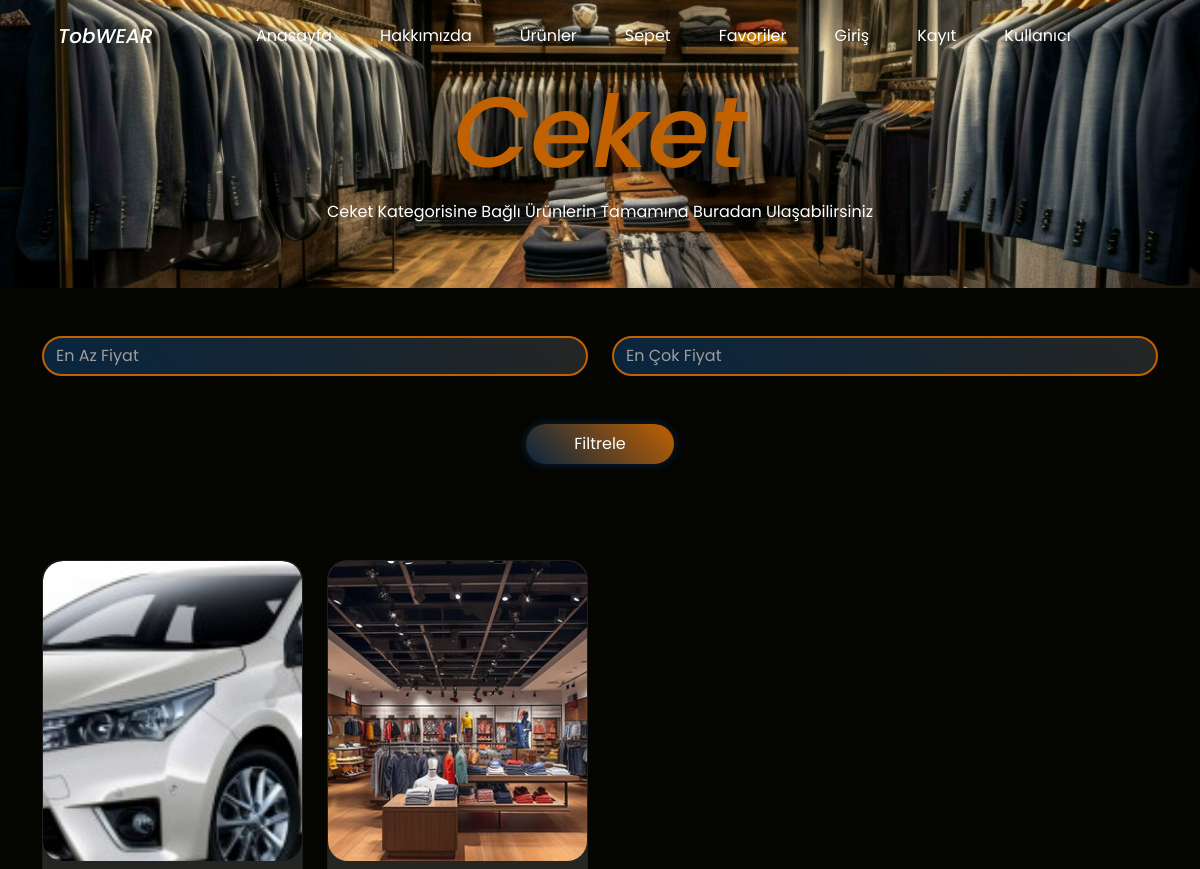
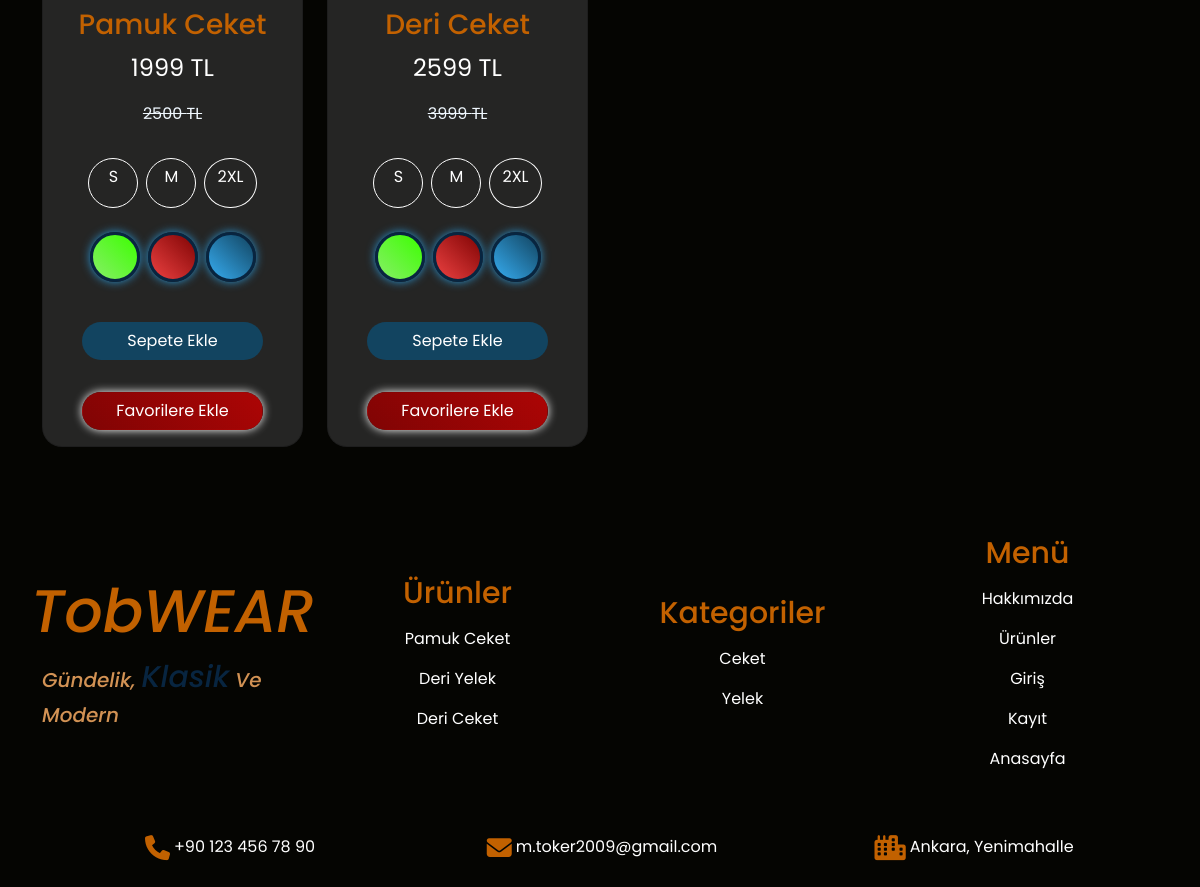
Screenshot of /category/Ceket with the database file from the repository (2 pictures, top to bottom).
### shop/models.py (models this page shows, shortened)
class ProductCategory(models.Model):
    name = models.CharField(max_length=100,null=False,blank=False,verbose_name="Kategori İsmi")

class Product(models.Model):
    name = models.CharField(max_length=100,null=False,blank=False,verbose_name="Ürün İsmi")
    price = models.IntegerField(null=False,blank=False,verbose_name="Fiyat")
    discounted = models.IntegerField(null=False,blank=False,verbose_name="İndirimli Fiyat")
    features = models.ManyToManyField(ProductFeatures,null=True,blank=True,verbose_name="Ürün Özellikleri")
    colors = models.ManyToManyField(ProductColor,null=True,blank=True,verbose_name="Ürün Renkleri")
    sizes = models.ManyToManyField(ProductSize,null=False,blank=False,verbose_name="Ürün Bedenleri")
    images = models.ManyToManyField(ProductImage,null=False,blank=False,verbose_name="Resimler")
    description = models.TextField(null=True,blank=True)
    category = models.ForeignKey(ProductCategory,null=False,blank=False,verbose_name="Kategori",on_delete=models.CASCADE)
    slug = models.SlugField(null=False,blank=True,unique=True,db_index=True,verbose_name="URL")

class ProductImage(models.Model):
    images = models.ImageField(upload_to='images/')

class ProductSize(models.Model):
    SIZE_CHOICES = [
        ('size1', 'S'),
        ('size2', 'M'),
        ('size3', 'XL'),
        ('size4', '2XL')
    ]
    size = models.CharField(max_length=100,choices=SIZE_CHOICES)
    def __str__(self):
        return self.get_size_display()

class ProductColor(models.Model):
    COLOR_CHOICES = [
        ('color1', 'Yeşil'),
        ('color2', 'Kırmızı'),
        ('color3', 'Mavi'),
        ('color4', 'Siyah'),
        ('color5', 'Pembe')
    ]
    color = models.CharField(max_length=100,choices=COLOR_CHOICES)
    code = models.CharField(max_length=7,null=False,blank=False)
    code2 = models.CharField(max_length=7,null=False,blank=False)

### shop/views.py (the view, shortened to what this page needs)
# urls.py: path('category/<str:name>',views.categorydetail,name="categorydetail")
def categorydetail(request, name):
    category = ProductCategory.objects.get(name=name)
    products = Product.objects.filter(category=category)
    footerproducts = Product.objects.filter()[:5]
    footercategorys = ProductCategory.objects.filter()[:5]
    context = {
        "category": category,
        "products": products,
        "footerproducts": footerproducts,
        "footercategorys": footercategorys
    }
    return render(request,"categorydetail.html",context)

### templates/categorydetail.html (shortened to what this page needs)
<!DOCTYPE html>
<html lang="en">
{% load static %}
<head>
    <link rel="stylesheet" href="{% static 'css/bootstrap.min.css' %}">
    <link rel="stylesheet" href="{% static 'css/style.css' %}">
    <link rel="stylesheet" href="https://cdnjs.cloudflare.com/ajax/libs/font-awesome/6.4.0/css/all.min.css">
</head>
<body>
    <div class="container-fluid pb-5" id="products-header-container">
        <nav class="navbar navbar-expand-lg py-3">
            <div class="container justify-content-center">
                <a class="navbar-brand text-white mx-3 navbar-title" href="/">TobWEAR</a>
                <div class="collapse navbar-collapse justify-content-center" id="navbarNav">
                    <ul class="navbar-nav">
                        <li class="nav-item mx-3">
                            <a class="nav-link text-white navbar-text" href="/">Anasayfa</a>
                        </li>
                        <li class="nav-item mx-3">
                            <a class="nav-link text-white navbar-text" href="{% url 'about' %}">Hakkımızda</a>
                        </li>
                        <li class="nav-item mx-3">
                            <a class="nav-link text-white navbar-text" href="{% url 'products' %}">Ürünler</a>
                        </li>
                        <li class="nav-item mx-3">
                            <a class="nav-link text-white navbar-text" href="{% url 'shoppingcard' %}">Sepet</a>
                        </li>
                        <li class="nav-item mx-3">
                            <a class="nav-link text-white navbar-text" href="{% url 'favorites' %}">Favoriler</a>
                        </li>
                        <li class="nav-item mx-3">
                            <a class="nav-link text-white navbar-text" href="{% url 'login' %}">Giriş</a>
                        </li>
                        <li class="nav-item mx-3">
                            <a class="nav-link text-white navbar-text" href="{% url 'register' %}">Kayıt</a>
                        </li>
                        <li class="nav-item mx-3">
                            <a class="nav-link text-white navbar-text" href="{% url 'updateuser' %}">Kullanıcı</a>
                        </li>
                    </ul>
                </div>
            </div>
        </nav>
        <div class="row">
            <h1 class="text-center products-title">{{ category.name }}</h1>
            <p class="text-center text-white products-paragraph">{{ category.name }} Kategorisine Bağlı Ürünlerin Tamamına Buradan Ulaşabilirsiniz</p>
        </div>
    </div>
    <div class="container my-4">
        <div class="row text-center my-5">
            <form>
                <div class="form-group row justify-content-center">
                    <div class="col-10 col-md-6 d-md-flex justify-content-center mb-2 mb-md-0 me-auto">
                        <input type="number" name="minprice" class="form-control minprice" id="categoryinputPrice1" placeholder="En Az Fiyat">
                    </div>
                    <div class="col-10 col-md-6 d-md-flex justify-content-center me-auto">
                        <input type="number" name="maxprice" class="form-control maxprice" id="categoryinputPrice2" placeholder="En Çok Fiyat">
                    </div>
                </div>
                <div class="price-button d-flex justify-content-center my-5">
                    <button type="button" class="btn categorypricebutton px-5 py-2" name="filterpricebutton">Filtrele</button>
                </div>
            </form>
        </div>
        <div id="products-container">
            {% include "partials/category_list.html" %}
        </div>
    </div>
    <footer>
        <div class="container py-5" id="footer-container">
            <div class="row">
                <div class="col-md-3 d-flex flex-column justify-content-center align-items-center">
                    <h1 class="text-center footer-brand-title">TobWEAR</h1>
                    <p id="footer-brand-paragraph">Gündelik, <span id="footer-brand-span">Klasik</span> Ve Modern</p>
                </div>
                <div class="col-md-3 d-flex flex-column justify-content-center align-items-center">
                    <h2 class="text-center pb-2" id="footer-products-title">Ürünler</h2>
                    {% for product in footerproducts %}
                    <a href="{% url 'productdetail' product.slug %}" class="footer-products-a"><p class="footer-products text-white">{{ product.name }}</p></a>
                    {% endfor %}
                </div>
                <div class="col-md-3 d-flex flex-column justify-content-center align-items-center">
                    <h2 class="text-center pb-2" id="footer-products-title">Kategoriler</h2>
                    {% for category in footercategorys %}
                    <a href="{% url 'categorydetail' category.name %}" class="footer-products-a"><p class="footer-products text-white">{{ category.name }}</p></a>
                    {% endfor %}
                </div>
                <div class="col-md-3 d-flex flex-column justify-content-center align-items-center">
                    <h2 class="text-center pb-2" id="footer-products-title">Menü</h2>
                    <a href="{% url 'about' %}" class="footer-products-a"><p class="footer-products text-white">Hakkımızda</p></a>
                    <a href="{% url 'products' %}" class="footer-products-a"><p class="footer-products text-white">Ürünler</p></a>
                    <a href="{% url 'login' %}" class="footer-products-a"><p class="footer-products text-white">Giriş</p></a>
                    <a href="{% url 'register' %}" class="footer-products-a"><p class="footer-products text-white">Kayıt</p></a>
                    <a href="{% url 'index' %}" class="footer-products-a"><p class="footer-products text-white">Anasayfa</p></a>
                </div>
            </div>
            <div class="row mt-5">
                <div class="footer-contact d-flex flex-column flex-md-row justify-content-center align-items-center">
                    <div class="col-md-4 pb-3">
                        <span class="text-white d-flex justify-content-center"><i
                                class="fa-solid fa-phone contact-icon px-1"></i> +90 123 456 78 90 </span>
                    </div>
                    <div class="col-md-4 pb-3">
                        <span class="text-white d-flex justify-content-center"><i
                                class="fa-solid fa-envelope contact-icon px-1"></i> m.toker2009@gmail.com</span>
                    </div>
                    <div class="col-md-4 pb-3">
                        <span class="text-white d-flex justify-content-center"><i
                                class="fa-solid fa-city contact-icon px-1"></i> Ankara, Yenimahalle</span>
                    </div>
                </div>
            </div>
        </div>
    </footer>
</body>
</html>

### templates/partials/category_list.html (shortened to what this page needs)
<div class="row">
    {% for product in products %}
    <div class="col-md-3 mb-3">
        <div class="card" id="carousel-card" data-product-name="{{ product.name }}">
            <div class="product-image-container">
                <a href="{% url 'productdetail' product.slug %}">
                    <img src="{{ product.images.first.images.url }}" class="img-fluid" id="carousel-image">
                </a>
            </div>
            <div class="product-detail-container py-3 d-flex flex-column justify-content-center">
                <h3 class="text-center px-3" id="product-detail-title">{{ product.name }}</h3>
                <p class="text-center text-white px-3 fs-4">{{ product.discounted }} TL</p>
                <span class="fs-6 text-center" id="product-detail-span">{{ product.price }} TL</span>
            </div>
            <div class="shopping-container d-flex justify-content-center my-3">
                {% for size in product.sizes.all %}
                <label class="btn btn-outline-primary sizebutton mx-1 mb-2" for="size-{{ forloop.counter }}-{{ product.id }}">{{ size }}</label>
                {% endfor %}
            </div>
            <div class="shopping-container d-flex justify-content-center">
                {% for color in product.colors.all %}
                <label class="btn btn-outline-primary partialdetail-colorbutton mx-1 mb-4" for="color-{{ forloop.counter }}-{{ product.id }}" style="background: linear-gradient(45deg, {{ color.code }}, {{ color.code2 }});"></label>
                {% endfor %}
            </div>
            <div class="shopping-button d-flex justify-content-center my-3">
                <button class="btn carddetail-addbasket" value="{{ product.id }}">Sepete Ekle</button>
            </div>
            {% if product in request.user.favorites.all %}
                <div class="deletefavorite-button d-flex justify-content-center my-3">
                    <button class="btn" name="deleteFavoriteButton">Favorilerden Çıkar</button>
                </div>
            {% else %}
                <div class="addfavorite-button d-flex justify-content-center my-3">
                    <button class="btn" name="favoriteButton">Favorilere Ekle</button>
                </div>
            {% endif %}
        </div>
    </div>
    {% endfor %}
</div>

### static/css/style.css (style rules this page uses)
:root { --custom-black : #12161b; --custom-blue : #124460; --custom-dark-blue : #082540; --custom-dark-green : #3b4704; --custom-brown : #3d0d04; --custom-orange : #c26100; --custom-orange-sup : #d29254; }
body { font-family: 'Poppins', 'Outfit', 'Ubuntu', sans-serif; background-color: #050502; }
#carousel-image { width: 100%; height: 350px; object-fit: cover; border-radius: 20px; }
#carousel-card { background-color: #252524; border-radius: 20px; transition: all 0.3s ease; overflow: visible !important; }
#product-detail-title { color: var(--custom-orange); }
#product-detail-span { color: aliceblue; text-decoration: line-through; }
.shopping-container label { border-radius: 50%; min-width: 50px; min-height: 50px; color: white; border: 1px solid white; }
.shopping-button button { color: white; background-color: var(--custom-blue); border-radius: 20px; width: 70%; transition: all 0.3s ease; }
.contact-icon { color: #c26100; font-size: 25px; }
#footer-brand-paragraph { font-size: 20px; font-family: 'Poppins', sans-serif; font-weight: 500; font-style: italic; color: var(--custom-orange-sup); }
#footer-brand-span { font-size: 30px; font-family: 'Poppins', sans-serif; font-weight: 500; font-style: italic; color: var(--custom-dark-blue); }
.footer-brand-title { font-size: 60px; font-family: 'Poppins', sans-serif; font-weight: 500; font-style: italic; color: var(--custom-orange); }
#footer-products-title { color: var(--custom-orange); font-size: 30px; }
.footer-products { transition: all 0.3s ease; }
.footer-products::after { content: ""; position: absolute; bottom: -3px; right: 0; width: 0; height: 2px; background-color: #fff; transition: width 0.4s ease; }
.footer-products-a { text-decoration: none; }
.navbar-title { font-family: 'Poppins', sans-serif; font-weight: 500; font-style: italic; transition: all 0.3s ease; }
.navbar-title::after { content: ""; position: absolute; bottom: -1px; right: 0; width: 0; height: 2px; background-color: var(--custom-orange); transition: width 0.4s ease; }
.navbar-text { transition: all 0.3s ease; }
.navbar-text::after { content: ""; position: absolute; bottom: -1px; right: 0; width: 0; height: 2px; background-color: var(--custom-orange); transition: width 0.4s ease; }
.products-title { color: var(--custom-orange); font-size: 100px; font-family: 'Poppins', sans-serif; font-weight: 500; font-style: italic; opacity: 0; animation: ilkanimasyon 1.5s forwards; transform: translateY(20px); }
.products-paragraph { opacity: 0; animation: ilkanimasyon 1.5s forwards; transform: translateY(20px); }
#products-header-container { background-image: url("../images/modern-men-fashion-in-retail-boutique-store-free-photo.jpg"); background-position: center; background-size: cover; }
.product-image-container { width: 100%; height: 300px; overflow: hidden; border-radius: 20px; }
.partialdetail-colorbutton { border-radius: 50%; width: 50px; height: 50px; border: 3px solid var(--custom-dark-blue) !important; transition: all 0.3s ease; box-shadow: 0 0 10px #2b94d1; }
.addfavorite-button button { background: linear-gradient(45deg, #800404, #ac0505); border-radius: 20px; box-shadow: 0 0 10px #fff; color: #fff !important; transition: all 0.3s ease; width: 70%; }
#categoryinputPrice1 { opacity: 0; animation: inputanimation 1.5s forwards; transform: translateY(20px); transition: all 0.3s ease; background: linear-gradient(45deg, #082540, #252524); color: #ffffff !important; border: 2px solid #c26100; border-radius: 20px; }
#categoryinputPrice1::placeholder { color: #9e9e9e; }
#categoryinputPrice2 { opacity: 0; animation: inputanimation 1.5s forwards; transform: translateY(20px); transition: all 0.3s ease; background: linear-gradient(45deg, #082540, #252524); color: #ffffff !important; border: 2px solid #c26100; border-radius: 20px; }
#categoryinputPrice2::placeholder { color: #9e9e9e; }
.categorypricebutton { opacity: 0; animation: pricebuttonanimation 1.5s forwards; transform: translateY(20px); transition: all 0.3s ease; background: linear-gradient(45deg, #082540, #c26100); border: 0px; border-radius: 20px; color: #ffffff; transition: all 0.3s ease; box-shadow: 0 0 10px #082540; }

### rows the page displays
ProductCategory: name "Ceket"
Product: images.first.images (picture), name "Pamuk Ceket", discounted "1999", price "2500"
ProductSize: size "S"
ProductSize: size "M"
ProductSize: size "2XL"
Product: images.first.images (picture), name "Deri Ceket", discounted "2599", price "3999"
Product: name "Deri Yelek"
ProductCategory: name "Yelek"
